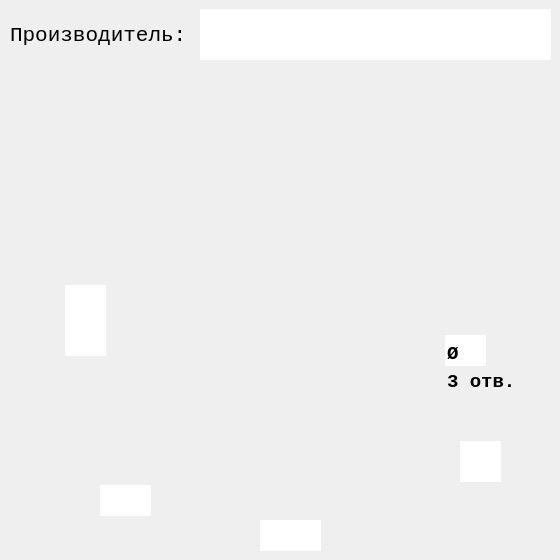
<?xml version="1.0" encoding="UTF-8"?>
<ui version="4.0">
 <class>Dialog</class>
 <widget class="QDialog" name="Dialog">
  <property name="geometry">
   <rect>
    <x>0</x>
    <y>0</y>
    <width>560</width>
    <height>560</height>
   </rect>
  </property>
  <property name="sizePolicy">
   <sizepolicy hsizetype="Fixed" vsizetype="Fixed">
    <horstretch>0</horstretch>
    <verstretch>0</verstretch>
   </sizepolicy>
  </property>
  <property name="minimumSize">
   <size>
    <width>560</width>
    <height>560</height>
   </size>
  </property>
  <property name="maximumSize">
   <size>
    <width>560</width>
    <height>560</height>
   </size>
  </property>
  <property name="windowTitle">
   <string>3 Отверстия Тип2</string>
  </property>
  <property name="windowIcon">
   <iconset>
    <normaloff>../pics/icon/Podpyatnik.ico</normaloff>../pics/icon/Podpyatnik.ico</iconset>
  </property>
  <property name="whatsThis">
   <string/>
  </property>
  <property name="accessibleDescription">
   <string/>
  </property>
  <widget class="QLabel" name="label">
   <property name="geometry">
    <rect>
     <x>0</x>
     <y>0</y>
     <width>560</width>
     <height>560</height>
    </rect>
   </property>
   <property name="sizePolicy">
    <sizepolicy hsizetype="Fixed" vsizetype="Fixed">
     <horstretch>0</horstretch>
     <verstretch>0</verstretch>
    </sizepolicy>
   </property>
   <property name="minimumSize">
    <size>
     <width>560</width>
     <height>560</height>
    </size>
   </property>
   <property name="maximumSize">
    <size>
     <width>560</width>
     <height>560</height>
    </size>
   </property>
   <property name="autoFillBackground">
    <bool>true</bool>
   </property>
   <property name="text">
    <string/>
   </property>
   <property name="pixmap">
    <pixmap>../pics/main/3-2.jpg</pixmap>
   </property>
   <property name="scaledContents">
    <bool>false</bool>
   </property>
   <property name="alignment">
    <set>Qt::AlignCenter</set>
   </property>
   <property name="margin">
    <number>0</number>
   </property>
  </widget>
  <widget class="QLineEdit" name="lineEdit">
   <property name="geometry">
    <rect>
     <x>100</x>
     <y>485</y>
     <width>51</width>
     <height>31</height>
    </rect>
   </property>
   <property name="font">
    <font>
     <family>Courier New</family>
     <pointsize>14</pointsize>
     <weight>75</weight>
     <italic>false</italic>
     <bold>true</bold>
    </font>
   </property>
   <property name="focusPolicy">
    <enum>Qt::ClickFocus</enum>
   </property>
   <property name="autoFillBackground">
    <bool>true</bool>
   </property>
   <property name="inputMethodHints">
    <set>Qt::ImhNone</set>
   </property>
   <property name="text">
    <string/>
   </property>
   <property name="maxLength">
    <number>3</number>
   </property>
   <property name="frame">
    <bool>false</bool>
   </property>
   <property name="alignment">
    <set>Qt::AlignBottom|Qt::AlignHCenter</set>
   </property>
  </widget>
  <widget class="QLineEdit" name="lineEdit_2">
   <property name="geometry">
    <rect>
     <x>460</x>
     <y>441</y>
     <width>41</width>
     <height>41</height>
    </rect>
   </property>
   <property name="font">
    <font>
     <family>Courier New</family>
     <pointsize>14</pointsize>
     <weight>75</weight>
     <italic>false</italic>
     <bold>true</bold>
    </font>
   </property>
   <property name="tabletTracking">
    <bool>false</bool>
   </property>
   <property name="focusPolicy">
    <enum>Qt::ClickFocus</enum>
   </property>
   <property name="autoFillBackground">
    <bool>false</bool>
   </property>
   <property name="text">
    <string/>
   </property>
   <property name="maxLength">
    <number>3</number>
   </property>
   <property name="frame">
    <bool>false</bool>
   </property>
   <property name="alignment">
    <set>Qt::AlignLeading|Qt::AlignLeft|Qt::AlignVCenter</set>
   </property>
  </widget>
  <widget class="QLineEdit" name="lineEdit_3">
   <property name="geometry">
    <rect>
     <x>445</x>
     <y>335</y>
     <width>41</width>
     <height>31</height>
    </rect>
   </property>
   <property name="font">
    <font>
     <family>Courier New</family>
     <pointsize>14</pointsize>
     <weight>75</weight>
     <italic>false</italic>
     <bold>true</bold>
    </font>
   </property>
   <property name="focusPolicy">
    <enum>Qt::ClickFocus</enum>
   </property>
   <property name="text">
    <string>Ø</string>
   </property>
   <property name="maxLength">
    <number>3</number>
   </property>
   <property name="frame">
    <bool>false</bool>
   </property>
   <property name="alignment">
    <set>Qt::AlignBottom|Qt::AlignLeading|Qt::AlignLeft</set>
   </property>
  </widget>
  <widget class="QLineEdit" name="lineEdit_4">
   <property name="geometry">
    <rect>
     <x>260</x>
     <y>520</y>
     <width>61</width>
     <height>31</height>
    </rect>
   </property>
   <property name="font">
    <font>
     <family>Courier New</family>
     <pointsize>14</pointsize>
     <weight>75</weight>
     <italic>false</italic>
     <bold>true</bold>
    </font>
   </property>
   <property name="focusPolicy">
    <enum>Qt::ClickFocus</enum>
   </property>
   <property name="text">
    <string/>
   </property>
   <property name="maxLength">
    <number>3</number>
   </property>
   <property name="frame">
    <bool>false</bool>
   </property>
   <property name="alignment">
    <set>Qt::AlignBottom|Qt::AlignHCenter</set>
   </property>
  </widget>
  <widget class="QLineEdit" name="lineEdit_5">
   <property name="geometry">
    <rect>
     <x>65</x>
     <y>285</y>
     <width>41</width>
     <height>71</height>
    </rect>
   </property>
   <property name="font">
    <font>
     <family>Courier New</family>
     <pointsize>14</pointsize>
     <weight>75</weight>
     <italic>false</italic>
     <bold>true</bold>
    </font>
   </property>
   <property name="tabletTracking">
    <bool>false</bool>
   </property>
   <property name="focusPolicy">
    <enum>Qt::ClickFocus</enum>
   </property>
   <property name="autoFillBackground">
    <bool>false</bool>
   </property>
   <property name="text">
    <string/>
   </property>
   <property name="maxLength">
    <number>3</number>
   </property>
   <property name="frame">
    <bool>false</bool>
   </property>
   <property name="alignment">
    <set>Qt::AlignRight|Qt::AlignTrailing|Qt::AlignVCenter</set>
   </property>
  </widget>
  <widget class="QLabel" name="label_2">
   <property name="geometry">
    <rect>
     <x>10</x>
     <y>10</y>
     <width>181</width>
     <height>51</height>
    </rect>
   </property>
   <property name="font">
    <font>
     <family>Courier New</family>
     <pointsize>16</pointsize>
     <weight>50</weight>
     <bold>false</bold>
    </font>
   </property>
   <property name="text">
    <string>Производитель:</string>
   </property>
  </widget>
  <widget class="QLineEdit" name="lineEdit_6">
   <property name="geometry">
    <rect>
     <x>200</x>
     <y>9</y>
     <width>351</width>
     <height>51</height>
    </rect>
   </property>
   <property name="font">
    <font>
     <family>Courier New</family>
     <pointsize>16</pointsize>
     <weight>75</weight>
     <bold>true</bold>
    </font>
   </property>
   <property name="frame">
    <bool>false</bool>
   </property>
   <property name="alignment">
    <set>Qt::AlignLeading|Qt::AlignLeft|Qt::AlignVCenter</set>
   </property>
  </widget>
  <widget class="QLabel" name="label_3">
   <property name="geometry">
    <rect>
     <x>447</x>
     <y>372</y>
     <width>71</width>
     <height>20</height>
    </rect>
   </property>
   <property name="font">
    <font>
     <family>Courier New</family>
     <pointsize>14</pointsize>
     <weight>75</weight>
     <bold>true</bold>
    </font>
   </property>
   <property name="text">
    <string>3 отв.</string>
   </property>
  </widget>
 </widget>
 <resources/>
 <connections/>
</ui>
